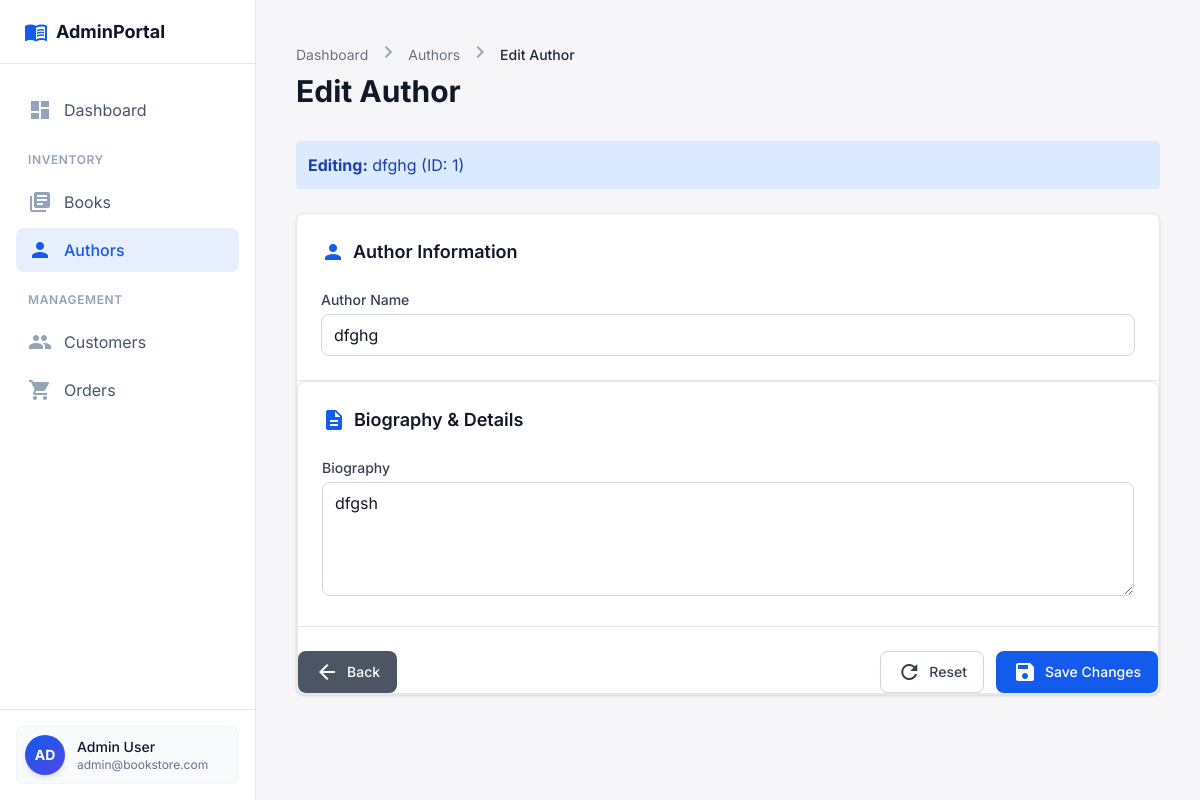
The app's page /index.php?page=editauthor&id=1 with its own data.
### tables this page shows
CREATE TABLE AUTHORS (
    AUTHOR_ID INTEGER PRIMARY KEY AUTOINCREMENT,
    NAME TEXT NOT NULL,
    BIOGRAPHY TEXT
, ROYALTY REAL DEFAULT 0.0);

### controllers/AuthorController.php (called while the page is built, shortened)
<?php
require_once __DIR__ . '/../db.php';
function getAuthorById($id) {
    global $pdo;
    $stmt = $pdo->prepare('SELECT * FROM AUTHORS WHERE AUTHOR_ID = ?');
    $stmt->execute([$id]);
    return $stmt->fetch(PDO::FETCH_ASSOC);
}

### views/EditAuthor.php (the view, shortened to what this page needs)
<?php
require_once __DIR__ . '/../controllers/AuthorController.php';
$author = null;
$id = isset($_GET['id']) ? intval($_GET['id']) : 0;
if ($id) {
    $author = getAuthorById($id);
}
?>
<!DOCTYPE html>
<html lang="en"><head>
<script src="https://cdn.tailwindcss.com?plugins=forms,container-queries"></script>
<script id="tailwind-config">
    tailwind.config = {
            darkMode: "class",
            theme: {
                extend: {
                    colors: {
                        "primary": "#135bec",
                        "background-light": "#f6f6f8",
                        "background-dark": "#101622",
                    },
                    fontFamily: {
                        "display": ["Inter", "sans-serif"]
                    },
                    borderRadius: { "DEFAULT": "0.25rem", "lg": "0.5rem", "xl": "0.75rem", "full": "9999px" },
                },
            },
        }
    </script>
</head>
<body class="bg-background-light dark:bg-background-dark font-display antialiased text-gray-800 dark:text-gray-100 min-h-screen flex flex-col md:flex-row">
<main class="flex-1 p-4 md:p-8 lg:p-10 max-w-7xl mx-auto w-full">
<div class="mb-8 flex flex-col sm:flex-row sm:items-center sm:justify-between gap-4">
<div>
<nav aria-label="Breadcrumb" class="flex text-sm text-gray-500 mb-1">
<ol class="flex items-center space-x-2">
<li><a class="hover:text-primary transition-colors" href="index.php?page=dashboard">Dashboard</a></li>
<li><span class="material-icons text-[14px] text-gray-400">chevron_right</span></li>
<li><a class="hover:text-primary transition-colors" href="index.php?page=authordetails">Authors</a></li>
<li><span class="material-icons text-[14px] text-gray-400">chevron_right</span></li>
<li class="text-gray-800 dark:text-gray-200 font-medium">Edit Author</li>
</ol>
</nav>
<h1 class="text-2xl md:text-3xl font-bold text-gray-900 dark:text-white">Edit Author</h1>
</div>
</div>
<?php if ($author): ?>
<form action="#" class="space-y-6" method="POST">
<?php if ($author): ?>
    <div class="mb-4 p-3 rounded bg-blue-100 text-blue-800">
        <strong>Editing:</strong> <?php echo htmlspecialchars($author['NAME']); ?> (ID: <?php echo $author['AUTHOR_ID']; ?>)
    </div>
<?php endif; ?>
<div class="bg-white dark:bg-gray-800 rounded-lg shadow border border-gray-200 dark:border-gray-700 overflow-hidden">
<div class="p-6 border-b border-gray-200 dark:border-gray-700">
<h2 class="text-lg font-semibold text-gray-900 dark:text-white flex items-center gap-2 mb-6">
<span class="material-icons text-primary">person</span>
                    Author Information
                    </h2>
<div class="grid grid-cols-1 md:grid-cols-2 gap-6">
<div class="md:col-span-2">
<label class="block text-sm font-medium text-gray-700 dark:text-gray-300 mb-1" for="fullname">
                            Author Name
                            </label>
<input class="w-full px-3 py-2 border border-gray-300 dark:border-gray-600 rounded-lg bg-white dark:bg-gray-700 text-gray-900 dark:text-white focus:ring-2 focus:ring-primary focus:border-transparent" id="fullname" name="fullname" placeholder="Enter author name" type="text" value="<?php echo htmlspecialchars($_POST['fullname'] ?? ($author['NAME'] ?? '')); ?>" required/>
</div>
</div>
</div>
<div class="bg-white dark:bg-gray-800 rounded-lg shadow border border-gray-200 dark:border-gray-700 overflow-hidden">
<div class="p-6 border-b border-gray-200 dark:border-gray-700">
<h2 class="text-lg font-semibold text-gray-900 dark:text-white flex items-center gap-2 mb-6">
<span class="material-icons text-primary">description</span>
                    Biography &amp; Details
                    </h2>
<div class="space-y-6">
<div>
<label class="block text-sm font-medium text-gray-700 dark:text-gray-300 mb-1" for="biography">
                            Biography
                            </label>
<textarea class="w-full px-3 py-2 border border-gray-300 dark:border-gray-600 rounded-lg bg-white dark:bg-gray-700 text-gray-900 dark:text-white focus:ring-2 focus:ring-primary focus:border-transparent" id="biography" name="biography" placeholder="Enter biography..." rows="4"><?php echo htmlspecialchars($_POST['biography'] ?? ($author['BIOGRAPHY'] ?? '')); ?></textarea>
</div>
</div>
</div>
<div class="flex items-center justify-between pt-6">
<button class="inline-flex items-center justify-center px-4 py-2 border border-transparent text-sm font-medium rounded-lg shadow-sm text-white bg-gray-600 hover:bg-gray-700 dark:bg-gray-700 dark:hover:bg-gray-600 focus:outline-none transition-all" type="button" onclick="window.history.back()">
<span class="material-icons text-lg mr-2">arrow_back</span>
                Back
                </button>
<div class="flex gap-3">
<button class="inline-flex items-center justify-center px-4 py-2 border border-gray-300 dark:border-gray-600 text-sm font-medium rounded-lg shadow-sm text-gray-700 dark:text-gray-300 bg-white dark:bg-gray-700 hover:bg-gray-50 dark:hover:bg-gray-600 focus:outline-none transition-all" type="reset">
<span class="material-icons text-lg mr-2">refresh</span>
                    Reset
                    </button>
<button class="inline-flex items-center justify-center px-4 py-2 border border-transparent text-sm font-medium rounded-lg shadow-sm text-white bg-primary hover:bg-primary/90 focus:outline-none transition-all" type="submit">
<span class="material-icons text-lg mr-2">save</span>
                    Save Changes
                    </button>
</div>
</div>
</form>
<?php endif; ?>
</main>
</body>
</html>

### records on screen
authors: NAME "dfghg", AUTHOR_ID "1", fullname "dfghg", biography "dfgsh"
